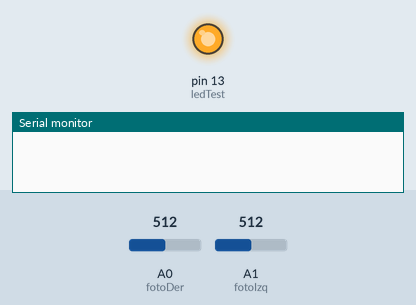
This sketch was run on a simulated Arduino Uno, built with avr-gcc and run on an emulated ATmega328P. Parts: output pins drawn as LEDs (lit = HIGH), the last lines printed to the serial monitor. Inputs (shaded band) come from the test bench; at power-on: A0 (fotoDer) = 512, A1 (fotoIzq) = 512.

Above: at 0.1 s.
At 5.2 s:
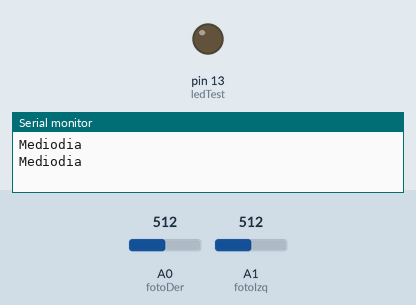
5.3 s: A0 (fotoDer) set to 312
6.8 s: A0 (fotoDer) set to 288
9.2 s: A1 (fotoIzq) set to 126
10.7 s: A1 (fotoIzq) set to 112
Timing chart, 0 to 13.7 s (numbered marks = the images above; inputs shaded):
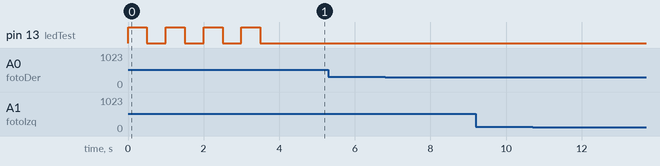

The sketch:

Fotorresistencia_Act_1.ino
```cpp
//definir las constantes de salida

const int ledTest = 13;

//const de entrada

const int fotoIzq = A1;
const int fotoDer = A0;


//datos de resistividad

int valDer = 0;
int valIzq = 0;

void setup()
{
  Serial.begin(9600);

  //iniciar las entradas y salidas

  pinMode(ledTest, OUTPUT);

  digitalWrite(ledTest, LOW);

  //saludo inicial
  for(int l=0; l<=3; l++)
  {
    digitalWrite(ledTest, HIGH);
    delay(500);
    digitalWrite(ledTest, LOW);
    delay(500);
  }
}

void loop()
{
  //leyendo la tension izquierda y derecha
  valIzq = analogRead(fotoIzq);
  delay(100);

  valDer = analogRead(fotoDer);
  delay(100);

 if(valIzq<120)
  {
    Serial.println("Mañana");
  }

  else if(valDer<300)
  {
    Serial.println("Tarde");
  }
  else if(valIzq>600 && valDer>900)
  {
    Serial.println("Noche");
  }
  else
  {
    Serial.println("Mediodia");
  }

  delay(500);
}
```
